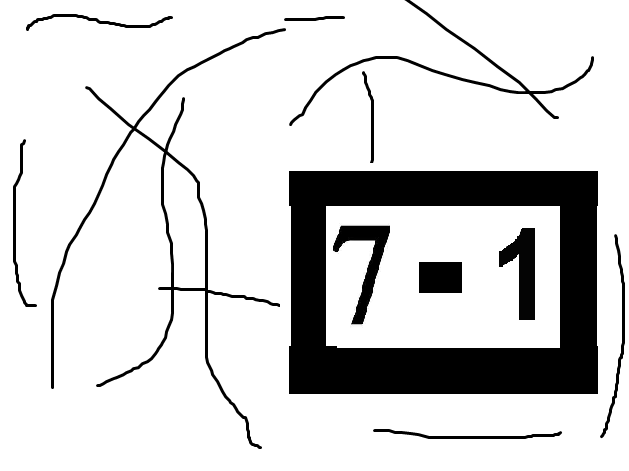
%> input picture foto1.png, 629 x 471 px
$ octave proyecto1.m   (GNU Octave 9; MATLAB toolbox functions it lacks are replaced by stand-ins)
%> lines starting %> are read from the running program, lines starting %| are printed output that depends on the picture; in (x1, y1, x2, y2) boxes, pixels count from 0 and x2, y2 are one past the last pixel; in counts of white or black regions, pixels touching at a corner belong together; the program's own positions count from 1
### negativo.m
function [ salida ] = negativo( imagen )
%   cambia los ceros a unos y viceversa
[m,n]=size(imagen);
salida=zeros(m,n);
for i=1:1:m
    for j=1:1:n
        if imagen(i,j)==1
            salida(i,j)=0;
        else
            salida(i,j)=1;
        end
    end
end

end

### marcos.m
function [ superior,inferior,izquierda,derecha ] = marcos( bordesf )
%encuentra los bordes que delimitan la operacion
%esta parte encuentra cual es el maximo valor pintado, ya que esto
%significa que hay una linea limite en esa parte de negro en las
%imagenes, asi se puede tomar la foto teniendo la opeacion en cualquier
%parte y la va a encontrar
maxif=0;
for a=1:1:100
    fila=0;
    for b=1:1:300
        fila=fila+bordesf(a,b);
    end
    if fila>maxif
        maxif=fila;
    end
end
maxic=0;
for b=1:1:300
    column=0;
    for a=1:1:100
        column=column+bordesf(a,b);
    end
    if column>maxic
        maxic=column;
    end
end
%con los bordes encontrados se halla la parte interna del rectangulo,
%porque con ese se va a trabajar despues
%parte superior
contador=0;
for i=1:1:100
    sum=0;
    for j=1:1:300
        sum=sum+bordesf(i,j);
    end
    if sum>maxif*95/100
        contador=1;
        superior=i;
    end
    if contador==1&&sum<maxif*95/100
        break
    end
end
%parte inferior
for i=superior+1:1:100
    sum2=0;
    for j=1:1:300
        sum2=sum2+bordesf(i,j);
    end
    if sum2>maxif*95/100
        inferior=i;
        break
    end
end
%parte izquierda
contador2=0;
for j=1:1:300
    sum3=0;
    for i=1:1:100
        sum3=sum3+bordesf(i,j);
    end
    if sum3>maxic*95/100
        contador2=1;
        izquierda=j;
    end
    if contador2==1&&sum3<maxic*95/100
        break
    end
end
%parte derecha
for j=izquierda+1:1:300
    sum4=0;
    for i=1:1:100
        sum4=sum4+bordesf(i,j);
    end
    if sum4>maxic*95/100
        derecha=j;
        break
    end
end
end

### comparanum.m
function [ valor ] = comparanum( imagen )
%   esta funcion compara las imagenes con imagenes tomadas que ya se tienen
%   para sacar al final el numero que representa la imagen
%primero se ingresa todas las imagenes con las que se va a comparar la foto
%y se las pone en un tama駉 mas peque駉 para trabajar mas facilmente
ceroi=imread('0.jpg');
cerobn=im2bw(ceroi);
cero=imresize(cerobn,[100 100]);
unoi=imread('1.jpg');
unobn=im2bw(unoi);
uno=imresize(unobn,[100 100]);
dosi=imread('2.jpg');
dosbn=im2bw(dosi);
dos=imresize(dosbn,[100 100]);
tresi=imread('3.jpg');
tresbn=im2bw(tresi);
tres=imresize(tresbn,[100 100]);
cuatroi=imread('4.jpg');
cuatrobn=im2bw(cuatroi);
cuatro=imresize(cuatrobn,[100 100]);
cincoi=imread('5.jpg');
cincobn=im2bw(cincoi);
cinco=imresize(cincobn,[100 100]);
seisi=imread('6.jpg');
seisbn=im2bw(seisi);
seis=imresize(seisbn,[100 100]);
sietei=imread('7.jpg');
sietebn=im2bw(sietei);
siete=imresize(sietebn,[100 100]);
ochoi=imread('8.jpg');
ochobn=im2bw(ochoi);
ocho=imresize(ochobn,[100 100]);
nuevei=imread('9.jpg');
nuevebn=im2bw(nuevei);
nueve=imresize(nuevebn,[100 100]);
%se las transforma a blanco y negro para trabajar con matrices con
%numeros 0 y 1
cerof=negativo(cero);
unof=negativo(uno);
dosf=negativo(dos);
tresf=negativo(tres);
cuatrof=negativo(cuatro);
cincof=negativo(cinco);
seisf=negativo(seis);
sietef=negativo(siete);
ochof=negativo(ocho);
nuevef=negativo(nueve);
%en esta parte se compara con todas las imagenes ingresadas y se queda con
%el valor mas cercano
valor=0;
valor0=compar(imagen,cerof);
puntero=valor0;
valor1=compar(imagen,unof);
if valor1>puntero
    valor=1;
    puntero=valor1;
end
valor2=compar(imagen,dosf);
if valor2>puntero
    valor=2;
    puntero=valor2;
end
valor3=compar(imagen,tresf);
if valor3>puntero
    valor=3;
    puntero=valor3;
end
valor4=compar(imagen,cuatrof);
if valor4>puntero
    valor=4;
    puntero=valor4;
end
valor5=compar(imagen,cincof);
if valor5>puntero
    valor=5;
    puntero=valor4;
end
valor6=compar(imagen,seisf);
if valor6>puntero
    valor=6;
    puntero=valor6;
end
valor7=compar(imagen,sietef);
if valor7>puntero
    valor=7;
    puntero=valor7;
end
valor8=compar(imagen,ochof);
if valor8>puntero
    valor=8;
    puntero=valor8;
end
valor9=compar(imagen,nuevef);
if valor9>puntero
    valor=9;
end
%esta subfuncion encuentra la simetria cuando se comparan las dos imagenes
% [5 lines left out: function compar, not called in this run]

end

### proyecto1.m
%%%%%%%%PARA CAMBIAR DE IMAGEN, CAMBIAR EN LA LINEA 11 EL ARCHIVO, TOMAR EN
%%%%%%%%CUENTA EN QUE TERMINA EL ARCHIVO YA QUE PARA PRUEBA SE UTILIZO
%%%%%%%%DIBUJOS EN PAIN .PNG Y PARA PROBAR CON FOTOS SE UTILIZO FOTOS TIPO
%%%%%%%%.JPG
clear;
clc;
%primero se ingresa la imagen con la que se va a trabajar
%y se la transforma a blanco y negro para trabajar con matrices con
%numeros 0 y 1, y se la pone en un tama駉 mas peque駉 para trabajar mas
%facilmente
fotoi=imread('foto1.png');
%> fotoi is the input picture: size 471x629x3 uint8; min 0, max 255, mean 213.2
fotobn=im2bw(fotoi,0.4);
%> fotobn: size 471x629 logical; 83.7% white; 12 black regions, largest, box (x1, y1, x2, y2) and area: (289, 171, 598, 394) 35281, (51, 28, 286, 449) 3879, (499, 228, 535, 320) 1803
foto=imresize(fotobn,[100 300]);
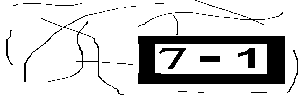
%> foto: size 100x300 logical; 83.6% white; 81 black regions (70 under 20 px), largest, box (x1, y1, x2, y2) and area: (138, 36, 285, 84) 3673, (238, 48, 255, 68) 176, (159, 48, 186, 69) 175
%para trabajar mas facilmente se necesita que los elementos de la matriz
%que se ocupan sean opuestos, osea que lo negro tome el valor de 1 y lo
%blanco tome el valor de 0, se lo realiza con la funcion "negativo"
fotof=negativo(foto);
%se recorta la foto para solo utilizar la parte que se necesita
[sup,inf,izq,der]=marcos(fotof);
%> the loop in marcos, `for a=1:1:100` made 100 passes
%> maxif on passes 1, 4, 20, 37, 39, 44: 2, 31, 32, 152, 153, 154
%> after the loop in marcos, `for a=1:1:100`: maxif = 156
%> the loop in marcos, `for b=1:1:300` made 300 passes
%> maxic on passes 7, 8, 25, 26: 17, 19, 20, 21
%> after the loop in marcos, `for b=1:1:300`: maxic = 50
%> after the loop in marcos, `for i=1:1:100`: contador = 1; superior = 44
%> the loop in marcos, `for i=superior+1:1:100` made 31 passes
%> inferior on pass 31: 75
%> after the loop in marcos, `for j=1:1:300`: contador2 = 1; izquierda = 155
%> the loop in marcos, `for j=izquierda+1:1:300` made 113 passes
%> after the loop in marcos, `for j=izquierda+1:1:300`: derecha = 268
%> sup = 44; inf = 75; izq = 155; der = 268
interno=fotof(sup+1:inf-1,izq+1:der-1);
%> interno: size 30x112 double; values 0 (black) and 1 (white), 14.2% white; 4 white regions (1 under 20 px), largest, box (x1, y1, x2, y2) and area: (83, 4, 100, 24) 176, (4, 4, 31, 25) 175, (45, 12, 65, 18) 120
internofi=imresize(interno,[100 300]);
internof=im2bw(internofi);
%> internof: size 100x300 logical; 14.2% white; 4 white regions, box (x1, y1, x2, y2) and area: (222, 13, 268, 80) 1588, (11, 13, 83, 83) 1563, (120, 40, 174, 60) 1064, (0, 97, 16, 100) 48
internofbn=negativo(interno);
%se divide la parte en que se va a trabajar en tres,
%numero1-simbolo-numero2
numero1=internof(:,1:100);
%> numero1: size 100x100 logical; 16.1% white; 2 white regions, box (x1, y1, x2, y2) and area: (11, 13, 83, 83) 1563, (0, 97, 16, 100) 48
numero1s=negativo(numero1);
simbolo=internof(:,101:200);
%> simbolo: size 100x100 logical; 10.6% white; 1 white region, box (x1, y1, x2, y2) and area: (20, 40, 74, 60) 1064
simbolos=negativo(simbolo);
numero2=internof(:,201:300);
%> numero2: size 100x100 logical; 15.9% white; 1 white region, box (x1, y1, x2, y2) and area: (22, 13, 68, 80) 1588
numero2s=negativo(numero2);
%se muestra la imagen dividida en 3 partes
subplot(1,6,1);
imshow(numero1s)
subplot(1,6,2);
imshow(simbolos)
subplot(1,6,3);
imshow(numero2s)
%para cada caso de numero se compara la imagen recortada con los ejemplos
%que ya se tiene para determinar que numero representa la imagen y que
%simbolo representa la imagen del centro
valor1=comparanum(numero1)
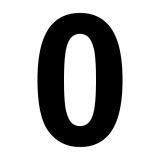
%> input picture 0.jpg, 160 x 160 px
%> in comparanum, ceroi is the input picture: size 160x160x3 uint8; min 0, max 255, mean 185.5
%> in comparanum, `cerobn=im2bw(ceroi);`: cerobn: size 160x160 logical; 72.8% white; 1 black region, box (x1, y1, x2, y2) and area: (37, 13, 123, 147) 6955
%> in comparanum, `cero=imresize(cerobn,[100 100]);`: cero: size 100x100 logical; 72.8% white; 1 black region, box (x1, y1, x2, y2) and area: (23, 8, 77, 92) 2718
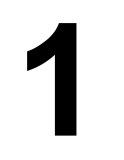
%> input picture 1.jpg, 124 x 160 px
%> in comparanum, unoi is the input picture: size 160x124x3 uint8; min 0, max 255, mean 216.6
%> in comparanum, `unobn=im2bw(unoi);`: unobn: size 160x124 logical; 85.2% white; 1 black region, box (x1, y1, x2, y2) and area: (27, 23, 76, 136) 2943
%> in comparanum, `uno=imresize(unobn,[100 100]);`: uno: size 100x100 logical; 85.2% white; 1 black region, box (x1, y1, x2, y2) and area: (22, 14, 61, 85) 1483
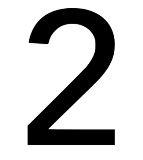
%> input picture 2.jpg, 143 x 160 px
%> in comparanum, dosi is the input picture: size 160x143x3 uint8; min 0, max 255, mean 198.6
%> in comparanum, `dosbn=im2bw(dosi);`: dosbn: size 160x143 logical; 77.8% white; 1 black region, box (x1, y1, x2, y2) and area: (28, 8, 115, 145) 5086
%> in comparanum, `dos=imresize(dosbn,[100 100]);`: dos: size 100x100 logical; 77.8% white; 1 black region, box (x1, y1, x2, y2) and area: (20, 5, 80, 91) 2220
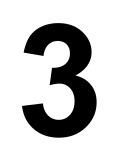
%> input picture 3.jpg, 124 x 160 px
%> in comparanum, tresi is the input picture: size 160x124x3 uint8; min 0, max 255, mean 200.1
%> in comparanum, `tresbn=im2bw(tresi);`: tresbn: size 160x124 logical; 78.5% white; 1 black region, box (x1, y1, x2, y2) and area: (22, 23, 97, 138) 4274
%> in comparanum, `tres=imresize(tresbn,[100 100]);`: tres: size 100x100 logical; 78.5% white; 1 black region, box (x1, y1, x2, y2) and area: (18, 14, 78, 86) 2155
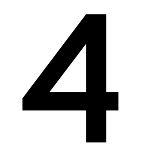
%> input picture 4.jpg, 147 x 160 px
%> in comparanum, cuatroi is the input picture: size 160x147x3 uint8; min 0, max 255, mean 196.8
%> in comparanum, `cuatrobn=im2bw(cuatroi);`: cuatrobn: size 160x147 logical; 77.4% white; 1 black region, box (x1, y1, x2, y2) and area: (22, 14, 118, 142) 5316
%> in comparanum, `cuatro=imresize(cuatrobn,[100 100]);`:
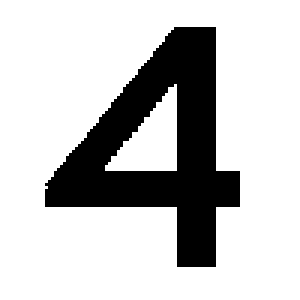
%> cuatro: size 100x100 logical (shown 3 times larger); 77.5% white; 1 black region, box (x1, y1, x2, y2) and area: (15, 9, 80, 89) 2255
%> (the run ends here)
